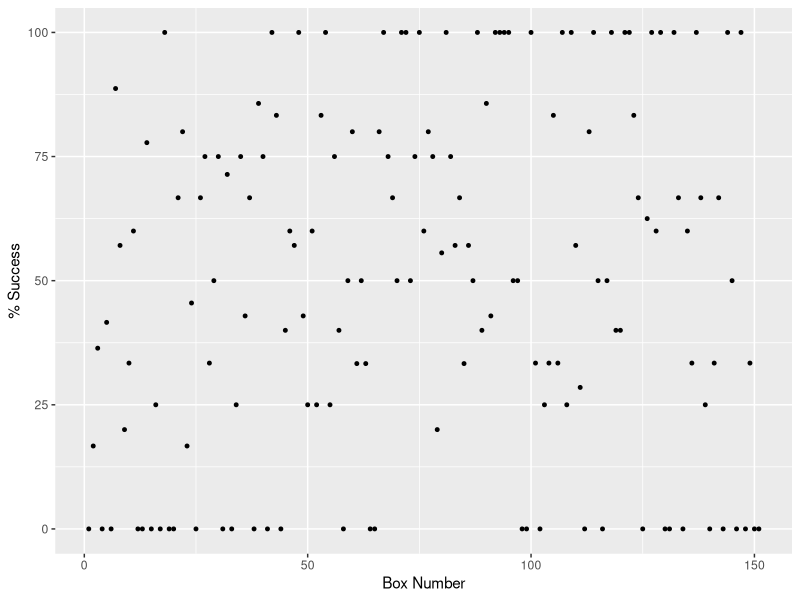
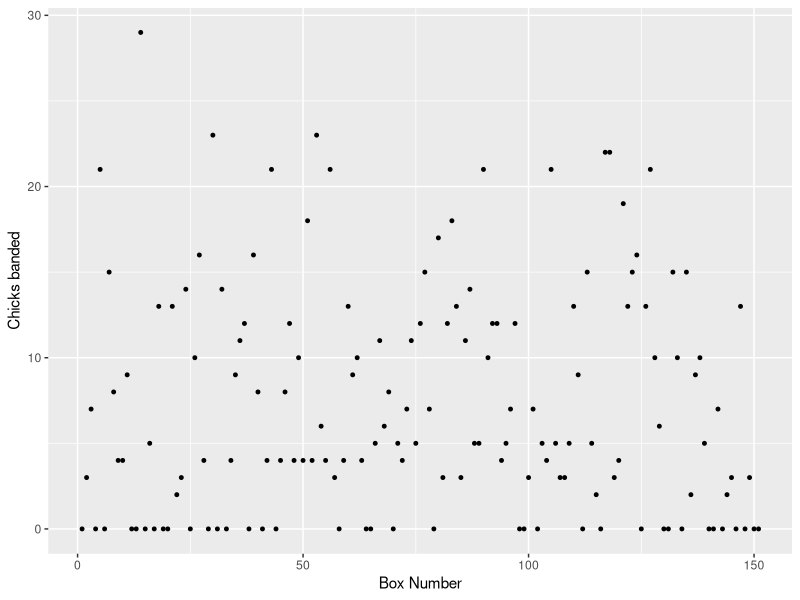
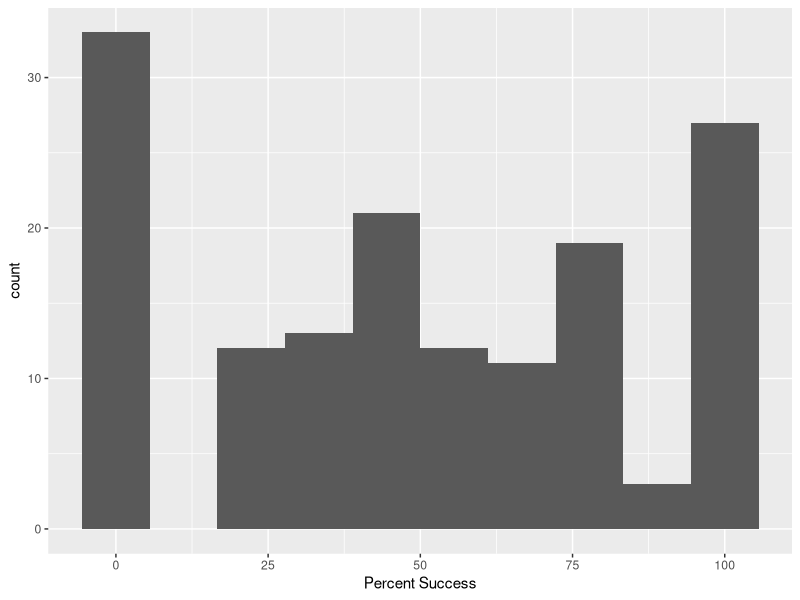

Write R code to recreate these figures, in order. (Note: this script raises an error after producing the figures.)
## ---- chunk 1
rm(list = ls())
library(tidyverse)
library(dplyr)
library(ggplot2)
library(here)
## ---- chunk 2
kestrels <- read.csv(here("Data", "AMKE DATA TABLE 1.csv"))
## ---- chunk 3
summary(kestrels)
## ---- chunk 4
ggplot(kestrels, aes(x = BOX, y = X.Successful)) + geom_point(size =1)+
xlab("Box Number") +
ylab("% Success")
## ---- chunk 5
ggplot(kestrels, aes(x = BOX, y = Num_Chicks_Banded)) + geom_point(size =1)+
xlab("Box Number") +
ylab("Chicks banded")
## ---- chunk 6
ggplot(kestrels, aes(x = X.Successful)) + geom_histogram(bins = 10)+
  xlab("Percent Success")
## ---- chunk 7
unique(kestrels)
## ---- chunk 8
kestrels_long <- pivot_longer(kestrels, cols = X2002_inhabitants:X2013_inhabitants, names_to = "year", values_to = "inhabitants")
## ---- chunk 9
kestrels_long1 <-str_replace(kestrels_long$year, "X", "")

kestrels_long$newYear <- kestrels_long1
view(kestrels_long)
## ---- chunk 10
kestrels_long <- select(kestrels_long, - year)
## ---- chunk 11
kestrels_long1 <- str_replace(kestrels_long$newYear, "_inhabitants", "")
kestrels_long$Year <- kestrels_long1
view(kestrels_long)
## ---- chunk 12
kestrels_long <- select(kestrels_long, -newYear)
view(kestrels_long)
## ---- chunk 13
EMPTY <-which(kestrels_long$inhabitants == "EMPTY" | kestrels_long$inhabitants == "Empty" | kestrels_long$inhabitants == "empty" | kestrels_long$inhabitants == "FAILED" | kestrels_long$inhabitants == "failed" | kestrels_long$inhabitants == "Failed" | kestrels_long$inhabitants == "FAIL")
kestrels_long$inhabitants[EMPTY] <- "EMPTY"
## ---- chunk 14
GRACKLE <-which(kestrels_long$inhabitants == "GRACKLE" | kestrels_long$inhabitants == "Grackle" | kestrels_long$inhabitants == "grackle" | kestrels_long$inhabitants == "GRACKLES" | kestrels_long$inhabitants == "Grackles" | kestrels_long$inhabitants == "grackles")
kestrels_long$inhabitants[GRACKLE] <- "GRACKLE"
## ---- chunk 15
TREESWALLOW <-which(kestrels_long$inhabitants == "Tree Swallows" | kestrels_long$inhabitants == "TREE SWALLOW" )
kestrels_long$inhabitants[TREESWALLOW] <- "TREESWALLOW"
## ---- chunk 16
STARLING <-which(kestrels_long$inhabitants == "STARLING" | kestrels_long$inhabitants == "STARLINGS" | kestrels_long$inhabitants == "Starling" | kestrels_long$inhabitants == "Starlings" | kestrels_long$inhabitants == "starlings" | kestrels_long$inhabitants == "starling")
kestrels_long$inhabitants[STARLING] <- "STARLING"
## ---- chunk 17
INSECTS <-which(kestrels_long$inhabitants == "BEES" | kestrels_long$inhabitants == "Bees" | kestrels_long$inhabitants == "bees" | kestrels_long$inhabitants == "ANTS" | kestrels_long$inhabitants == "Ants" | kestrels_long$inhabitants == "ants")
kestrels_long$inhabitants[INSECTS] <- "INSECTS"
## ---- chunk 18
write.csv(kestrels_long, here("Data", "processed", "Correct_kestrelsX"))
write.csv(kestrels_long, here("Data", "processed", "Correct_kestrels"), row.names = FALSE)
## ---- chunk 19
library(lubridate)
